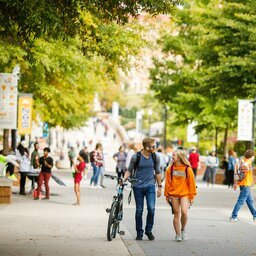
#> input picture Proyecto1/85.jpeg, 256 x 256 px
$ jupyter execute --allow-errors 'proyecto2 copy.ipynb'
#> lines starting #> are read from the running program, lines starting #| are printed output that depends on the picture
[cell 1]
from skimage.transform import pyramid_gaussian
from skimage.util import view_as_windows
from skimage.feature import hog
from skimage.io import imread, imshow
import pickle
import os

[cell 2]
def loadModel(path=""):
    """
    Load persisted model
    """
    with open(path+'modelPkl' , 'rb') as files:
        model = pickle.load(files)
    return model

[cell 3]
def loadImgs(srcPath):
    """
    Returns:
        - images (List): List of rgb images
    """
    images = []
    for filename in os.listdir(srcPath):
        img = imread(os.path.join(srcPath, filename))
        images.append(img)


    return images

[cell 4]
def buildPyramid(img, scale=2):
    """
    Returns:
        - imgs(generator): pyramid of images
    """
    # rows, cols, dim = img.shape
    pyramid = tuple(pyramid_gaussian(img, downscale=scale, channel_axis=-1))
    return pyramid

[cell 5]
def getWindows(pymImg,shape=(128,64,3)):
    windows = view_as_windows(pymImg, shape, step=(32,16,3))
    return windows

[cell 6]
def HOG(img):
    # imshow(img)
    hogImg = hog(img, orientations=9, pixels_per_cell=(8, 8), cells_per_block=(2, 2),
        block_norm='L2', feature_vector=True, channel_axis=-1) # feature vector= true, channel_Axis=2
    return hogImg

[cell 7]
def predictPed(img):
    """
    Returns:
        - detection (Bool)
    """
    model = loadModel()
    ans = model.predict(img.reshape(1, -1))
    return ans

[cell 8]
def runDetector(img):
    """
    """
    complete = []
    # for img in imgs:
    pyramid = buildPyramid(img)
    for level, pymImg in enumerate(pyramid):
        if pymImg.shape >= (128,64,3):
            window = getWindows(pymImg,(128,64,3))
            rows,cols = window.shape[0], window.shape[1]
            for row in range(rows):
                for col in range(cols):
                    hogWindow = HOG(window[row,col,0])
                    ans = predictPed(hogWindow)
                    if ans == 1:
                        complete.append(f"Coordinates {row}, {col}, Level:{level}")
        else:
            break
    return complete

[cell 9]
img = imread(os.path.join("85.jpeg"))
#> img is the input picture: shape (256, 256, 3); mean R, G, B 159.1, 154.4, 104.8

#> (a cell that did not finish here is left out)

#> in buildPyramid, `pyramid = tuple(pyramid_gaussian(img, downscale=scale, channel_axis=-1))`: pyramid = 9 items
#> the loop in runDetector, `for level, pymImg in enumerate(pyramid):` made 1 pass
#> (level, rows, cols) on pass 1: (0, 5, 13)
#> after the loop in runDetector, `for level, pymImg in enumerate(pyramid):`: complete = []
print(x,end="\n")

[cell 11]
window = getWindows(img,(128,64,3))
imshow(window[3][11][0])
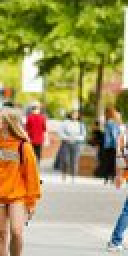
#> shown: shape (128, 64, 3) (shown 2 times larger); mean R, G, B 163.3, 151.2, 97.3


$ run again, with Proyecto1/052PedestriansDetector.png saved as Proyecto1/85.jpeg
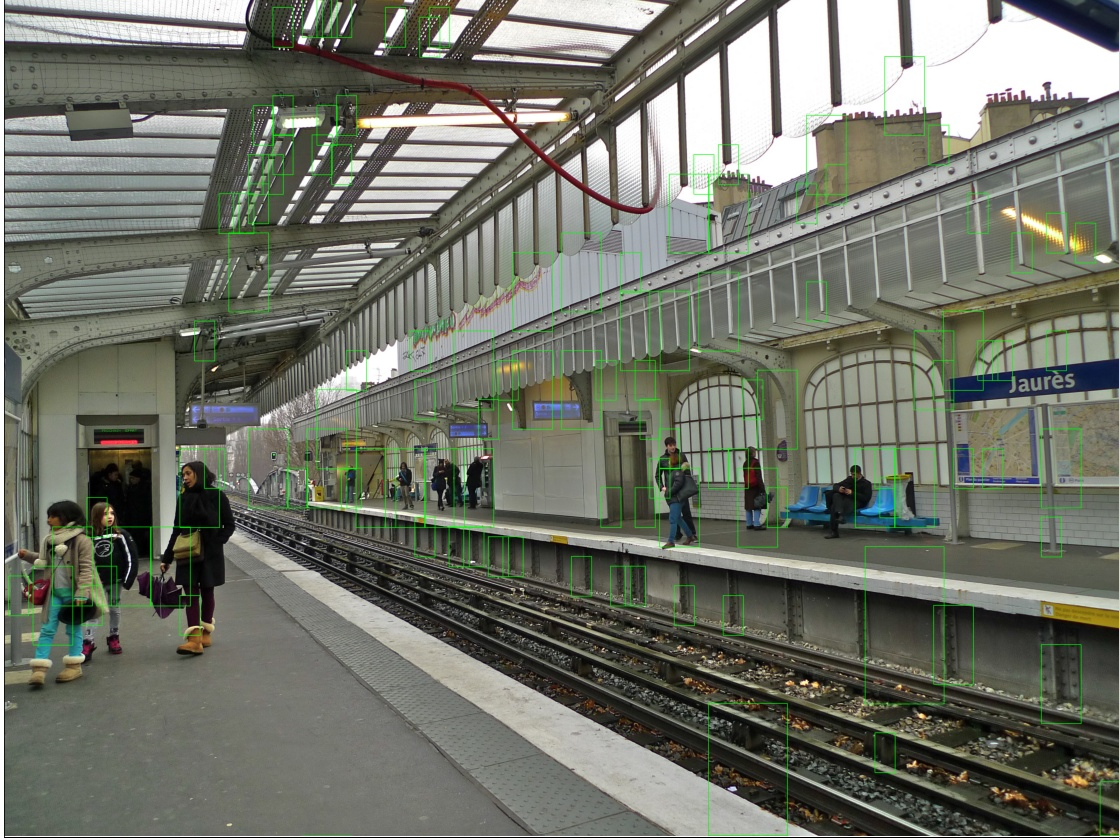
#> input picture Proyecto1/052PedestriansDetector.png, 1119 x 840 px
#> img is the input picture: shape (840, 1119, 3); mean R, G, B 113.3, 116.4, 105.3
#> in buildPyramid, `pyramid = tuple(pyramid_gaussian(img, downscale=scale, channel_axis=-1))`: pyramid = 12 items
#> the loop in runDetector, `for level, pymImg in enumerate(pyramid):` made 1 pass
#> (level, rows, cols) on pass 1: (0, 23, 66)
#> after the loop in runDetector, `for level, pymImg in enumerate(pyramid):`: complete = []
#> `[cell 11] window = getWindows(img,(128,64,3)) imshow(window[3][11][0])`:
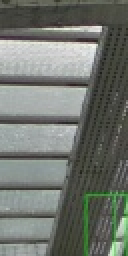
#> shown: shape (128, 64, 3) (shown 2 times larger); mean R, G, B 112.8, 117.5, 110.8

$ run again, with Proyecto1/140508PedestriansDetector.png saved as Proyecto1/85.jpeg
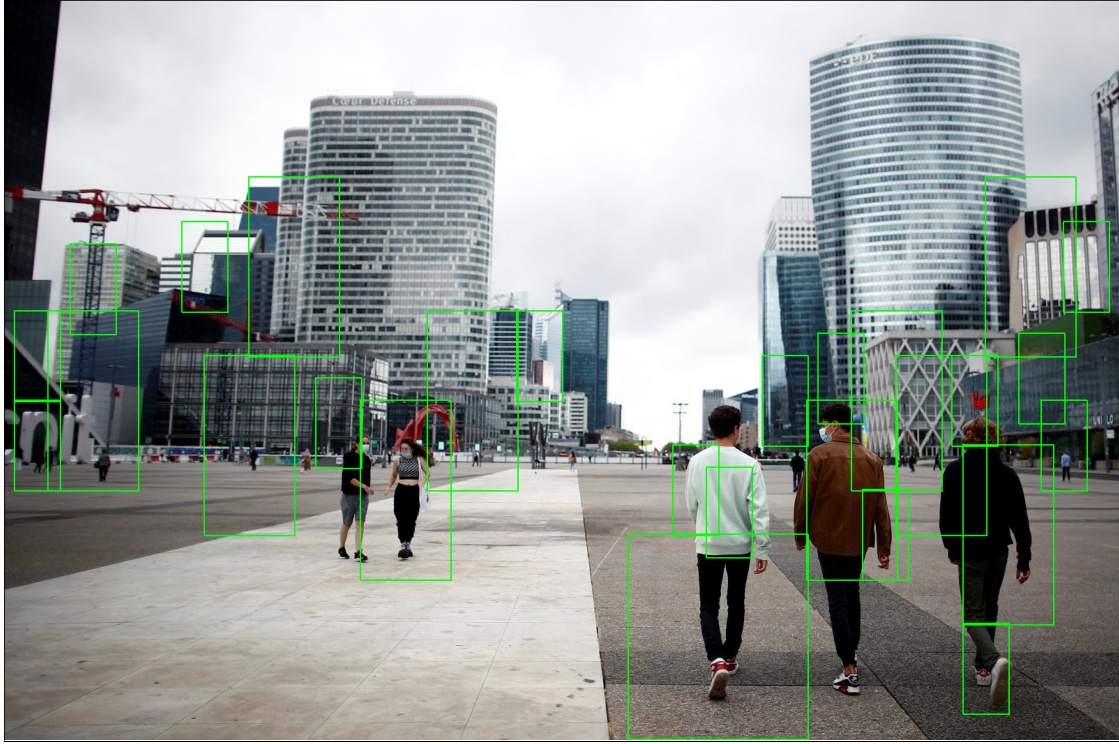
#> input picture Proyecto1/140508PedestriansDetector.png, 1119 x 744 px
#> img is the input picture: shape (744, 1119, 3); mean R, G, B 146.4, 151.7, 148.1
#> in buildPyramid, `pyramid = tuple(pyramid_gaussian(img, downscale=scale, channel_axis=-1))`: pyramid = 12 items
#> the loop in runDetector, `for level, pymImg in enumerate(pyramid):` made 1 pass
#> (level, rows, cols) on pass 1: (0, 20, 66)
#> after the loop in runDetector, `for level, pymImg in enumerate(pyramid):`: complete = []
#> `[cell 11] window = getWindows(img,(128,64,3)) imshow(window[3][11][0])`:
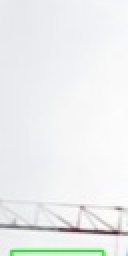
#> shown: shape (128, 64, 3) (shown 2 times larger); mean R, G, B 236.4, 238.8, 238.9

$ run again, with Proyecto1/Berlin_2020_12_04_441-1024x683.jpg copied over Proyecto1/85.jpeg
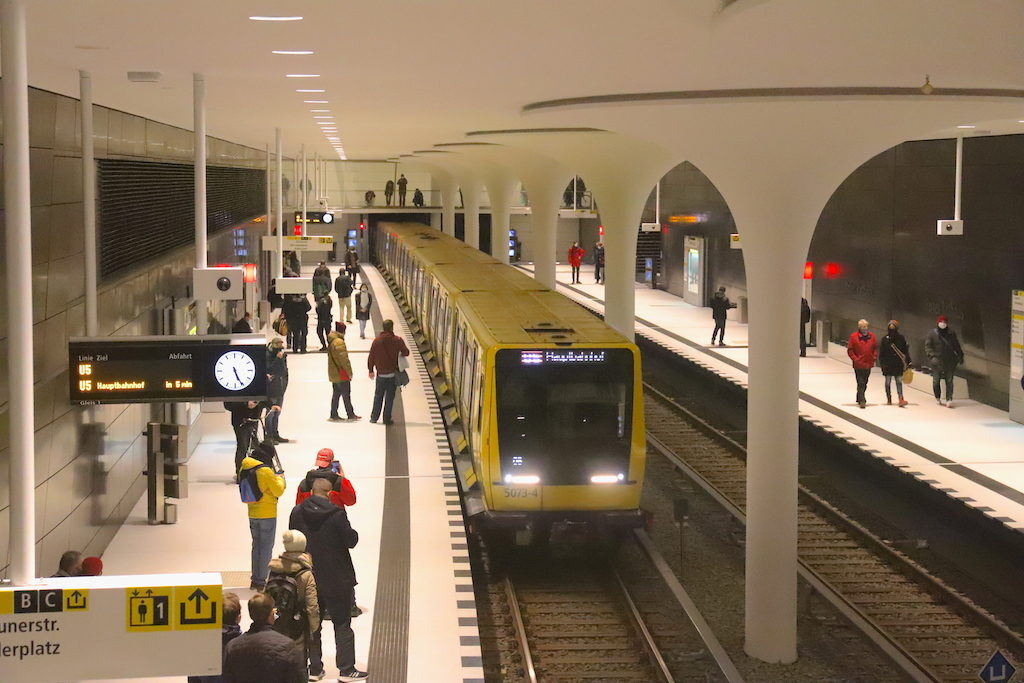
#> input picture Proyecto1/Berlin_2020_12_04_441-1024x683.jpg, 1024 x 683 px
#> img is the input picture: shape (683, 1024, 3); mean R, G, B 135.1, 115.3, 92.1
#> in buildPyramid, `pyramid = tuple(pyramid_gaussian(img, downscale=scale, channel_axis=-1))`: pyramid = 11 items
#> the loop in runDetector, `for level, pymImg in enumerate(pyramid):` made 1 pass
#> (level, rows, cols) on pass 1: (0, 18, 61)
#> after the loop in runDetector, `for level, pymImg in enumerate(pyramid):`: complete = []
#> `[cell 11] window = getWindows(img,(128,64,3)) imshow(window[3][11][0])`:
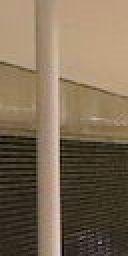
#> shown: shape (128, 64, 3) (shown 2 times larger); mean R, G, B 125.4, 107.4, 84.7
